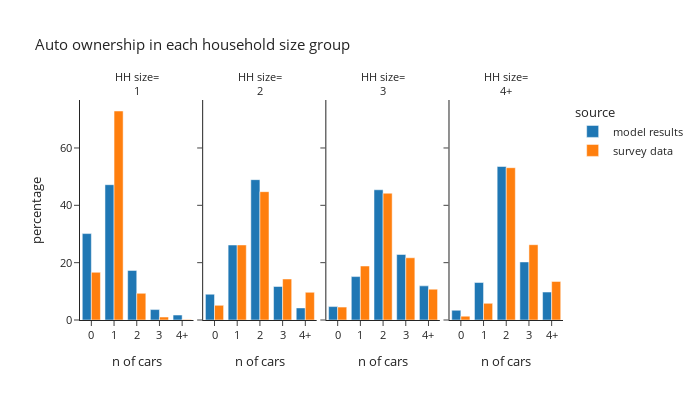

The code cell stored with this chart in its notebook:
### Markdown cell above
### Household size

### Code cell
plot_auto(hh_data,'hhsize_simple','household size', 'HH size')

### Figure 1 — Plotly figure (JSON) as saved in the notebook; plotly's stock layout.template omitted (floating-point values rounded to 4 significant figures)
{"data": [{"alignmentgroup": "True", "hovertemplate": "source=model results<br>hhsize_simple=1<br>auto_ownership_simple=%{x}<br>percentage=%{y}<extra></extra>", "legendgroup": "model results", "marker": {"color": "#1F77B4", "pattern": {"shape": ""}}, "name": "model results", "offsetgroup": "model results", "orientation": "v", "showlegend": true, "textposition": "auto", "type": "bar", "x": ["0", "1", "2", "3", "4+"], "xaxis": "x", "y": [30.14, 47.2, 17.3, 3.635, 1.727], "yaxis": "y"}, {"alignmentgroup": "True", "hovertemplate": "source=model results<br>hhsize_simple=2<br>auto_ownership_simple=%{x}<br>percentage=%{y}<extra></extra>", "legendgroup": "model results", "marker": {"color": "#1F77B4", "pattern": {"shape": ""}}, "name": "model results", "offsetgroup": "model results", "orientation": "v", "showlegend": false, "textposition": "auto", "type": "bar", "x": ["0", "1", "2", "3", "4+"], "xaxis": "x2", "y": [8.994, 26.15, 48.95, 11.69, 4.216], "yaxis": "y2"}, {"alignmentgroup": "True", "hovertemplate": "source=model results<br>hhsize_simple=3<br>auto_ownership_simple=%{x}<br>percentage=%{y}<extra></extra>", "legendgroup": "model results", "marker": {"color": "#1F77B4", "pattern": {"shape": ""}}, "name": "model results", "offsetgroup": "model results", "orientation": "v", "showlegend": false, "textposition": "auto", "type": "bar", "x": ["0", "1", "2", "3", "4+"], "xaxis": "x3", "y": [4.678, 15.15, 45.42, 22.85, 11.9], "yaxis": "y3"}, {"alignmentgroup": "True", "hovertemplate": "source=model results<br>hhsize_simple=4+<br>auto_ownership_simple=%{x}<br>percentage=%{y}<extra></extra>", "legendgroup": "model results", "marker": {"color": "#1F77B4", "pattern": {"shape": ""}}, "name": "model results", "offsetgroup": "model results", "orientation": "v", "showlegend": false, "textposition": "auto", "type": "bar", "x": ["0", "1", "2", "3", "4+"], "xaxis": "x4", "y": [3.402, 13.07, 53.54, 20.25, 9.745], "yaxis": "y4"}, {"alignmentgroup": "True", "hovertemplate": "source=survey data<br>hhsize_simple=1<br>auto_ownership_simple=%{x}<br>percentage=%{y}<extra></extra>", "legendgroup": "survey data", "marker": {"color": "#FF7F0E", "pattern": {"shape": ""}}, "name": "survey data", "offsetgroup": "survey data", "orientation": "v", "showlegend": true, "textposition": "auto", "type": "bar", "x": ["0", "1", "2", "3", "4+"], "xaxis": "x", "y": [16.63, 72.9, 9.307, 1.027, 0.1358], "yaxis": "y"}, {"alignmentgroup": "True", "hovertemplate": "source=survey data<br>hhsize_simple=2<br>auto_ownership_simple=%{x}<br>percentage=%{y}<extra></extra>", "legendgroup": "survey data", "marker": {"color": "#FF7F0E", "pattern": {"shape": ""}}, "name": "survey data", "offsetgroup": "survey data", "orientation": "v", "showlegend": false, "textposition": "auto", "type": "bar", "x": ["0", "1", "2", "3", "4+"], "xaxis": "x2", "y": [5.103, 26.17, 44.76, 14.3, 9.657], "yaxis": "y2"}, {"alignmentgroup": "True", "hovertemplate": "source=survey data<br>hhsize_simple=3<br>auto_ownership_simple=%{x}<br>percentage=%{y}<extra></extra>", "legendgroup": "survey data", "marker": {"color": "#FF7F0E", "pattern": {"shape": ""}}, "name": "survey data", "offsetgroup": "survey data", "orientation": "v", "showlegend": false, "textposition": "auto", "type": "bar", "x": ["0", "1", "2", "3", "4+"], "xaxis": "x3", "y": [4.497, 18.83, 44.22, 21.7, 10.75], "yaxis": "y3"}, {"alignmentgroup": "True", "hovertemplate": "source=survey data<br>hhsize_simple=4+<br>auto_ownership_simple=%{x}<br>percentage=%{y}<extra></extra>", "legendgroup": "survey data", "marker": {"color": "#FF7F0E", "pattern": {"shape": ""}}, "name": "survey data", "offsetgroup": "survey data", "orientation": "v", "showlegend": false, "textposition": "auto", "type": "bar", "x": ["0", "1", "2", "3", "4+"], "xaxis": "x4", "y": [1.339, 5.811, 53.12, 26.27, 13.46], "yaxis": "y4"}], "layout": {"annotations": [{"font": {}, "showarrow": false, "text": "HH size=<br>1", "x": 0.1175, "xanchor": "center", "xref": "paper", "y": 1.0, "yanchor": "bottom", "yref": "paper"}, {"font": {}, "showarrow": false, "text": "HH size=<br>2", "x": 0.3725, "xanchor": "center", "xref": "paper", "y": 1.0, "yanchor": "bottom", "yref": "paper"}, {"font": {}, "showarrow": false, "text": "HH size=<br>3", "x": 0.6275, "xanchor": "center", "xref": "paper", "y": 1.0, "yanchor": "bottom", "yref": "paper"}, {"font": {}, "showarrow": false, "text": "HH size=<br>4+", "x": 0.8825, "xanchor": "center", "xref": "paper", "y": 1.0, "yanchor": "bottom", "yref": "paper"}], "barmode": "group", "font": {"size": 11}, "height": 400, "legend": {"title": {"text": "source"}, "tracegroupgap": 0}, "title": {"text": "Auto ownership in each household size group"}, "width": 700, "xaxis": {"anchor": "y", "domain": [0.0, 0.235], "title": {"text": "n of cars"}}, "xaxis2": {"anchor": "y2", "domain": [0.255, 0.49], "matches": "x", "title": {"text": "n of cars"}}, "xaxis3": {"anchor": "y3", "domain": [0.51, 0.745], "matches": "x", "title": {"text": "n of cars"}}, "xaxis4": {"anchor": "y4", "domain": [0.765, 1.0], "matches": "x", "title": {"text": "n of cars"}}, "yaxis": {"anchor": "x", "domain": [0.0, 1.0], "title": {"text": "percentage"}}, "yaxis2": {"anchor": "x2", "domain": [0.0, 1.0], "matches": "y", "showticklabels": false}, "yaxis3": {"anchor": "x3", "domain": [0.0, 1.0], "matches": "y", "showticklabels": false}, "yaxis4": {"anchor": "x4", "domain": [0.0, 1.0], "matches": "y", "showticklabels": false}}}
